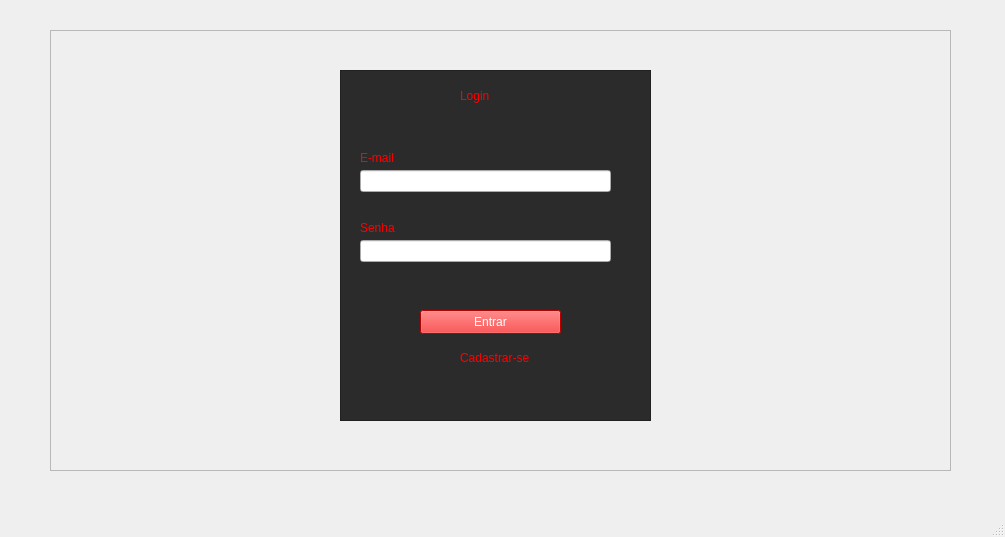
<?xml version="1.0" encoding="UTF-8"?>
<ui version="4.0">
 <class>MainWindow</class>
 <widget class="QMainWindow" name="MainWindow">
  <property name="geometry">
   <rect>
    <x>0</x>
    <y>0</y>
    <width>1005</width>
    <height>537</height>
   </rect>
  </property>
  <property name="windowTitle">
   <string>MainWindow</string>
  </property>
  <widget class="QWidget" name="centralwidget">
   <widget class="QFrame" name="frame">
    <property name="geometry">
     <rect>
      <x>50</x>
      <y>30</y>
      <width>901</width>
      <height>441</height>
     </rect>
    </property>
    <property name="frameShape">
     <enum>QFrame::Shape::StyledPanel</enum>
    </property>
    <property name="frameShadow">
     <enum>QFrame::Shadow::Raised</enum>
    </property>
    <widget class="QLabel" name="login">
     <property name="geometry">
      <rect>
       <x>-80</x>
       <y>0</y>
       <width>981</width>
       <height>441</height>
      </rect>
     </property>
     <property name="text">
      <string/>
     </property>
     <property name="pixmap">
      <pixmap resource="foto.qrc">:/icon/filmes.jpg</pixmap>
     </property>
     <property name="scaledContents">
      <bool>true</bool>
     </property>
    </widget>
    <widget class="QPlainTextEdit" name="rtn_Tela">
     <property name="geometry">
      <rect>
       <x>290</x>
       <y>40</y>
       <width>311</width>
       <height>351</height>
      </rect>
     </property>
     <property name="styleSheet">
      <string notr="true">background-color: rgb(43, 43, 43);</string>
     </property>
    </widget>
    <widget class="QLabel" name="txt_Login">
     <property name="geometry">
      <rect>
       <x>410</x>
       <y>50</y>
       <width>81</width>
       <height>31</height>
      </rect>
     </property>
     <property name="styleSheet">
      <string notr="true">color: rgb(255, 0, 0);
font: 18pt &quot;Segoe UI&quot;;</string>
     </property>
     <property name="text">
      <string>Login</string>
     </property>
    </widget>
    <widget class="QLabel" name="txt_Email">
     <property name="geometry">
      <rect>
       <x>310</x>
       <y>120</y>
       <width>49</width>
       <height>16</height>
      </rect>
     </property>
     <property name="styleSheet">
      <string notr="true">color: rgb(255, 0, 0);</string>
     </property>
     <property name="text">
      <string>E-mail</string>
     </property>
    </widget>
    <widget class="QLabel" name="txt_Senha">
     <property name="geometry">
      <rect>
       <x>310</x>
       <y>190</y>
       <width>49</width>
       <height>16</height>
      </rect>
     </property>
     <property name="styleSheet">
      <string notr="true">color: rgb(255, 0, 0);</string>
     </property>
     <property name="text">
      <string>Senha</string>
     </property>
    </widget>
    <widget class="QLineEdit" name="btn_Ema">
     <property name="geometry">
      <rect>
       <x>310</x>
       <y>140</y>
       <width>251</width>
       <height>22</height>
      </rect>
     </property>
    </widget>
    <widget class="QLineEdit" name="btn_Senha">
     <property name="geometry">
      <rect>
       <x>310</x>
       <y>210</y>
       <width>251</width>
       <height>22</height>
      </rect>
     </property>
     <property name="text">
      <string/>
     </property>
     <property name="echoMode">
      <enum>QLineEdit::EchoMode::Password</enum>
     </property>
    </widget>
    <widget class="QPushButton" name="btn_Entrar">
     <property name="geometry">
      <rect>
       <x>370</x>
       <y>280</y>
       <width>141</width>
       <height>24</height>
      </rect>
     </property>
     <property name="styleSheet">
      <string notr="true">background-color: rgb(255, 0, 0);
color: rgb(255, 255, 255);</string>
     </property>
     <property name="text">
      <string>Entrar</string>
     </property>
    </widget>
    <widget class="QLabel" name="txt_Cadastrase">
     <property name="geometry">
      <rect>
       <x>410</x>
       <y>320</y>
       <width>71</width>
       <height>16</height>
      </rect>
     </property>
     <property name="styleSheet">
      <string notr="true">color: rgb(255, 0, 0);</string>
     </property>
     <property name="text">
      <string>Cadastrar-se</string>
     </property>
    </widget>
   </widget>
  </widget>
  <widget class="QStatusBar" name="statusbar"/>
 </widget>
 <resources>
  <include location="foto.qrc"/>
 </resources>
 <connections/>
</ui>
